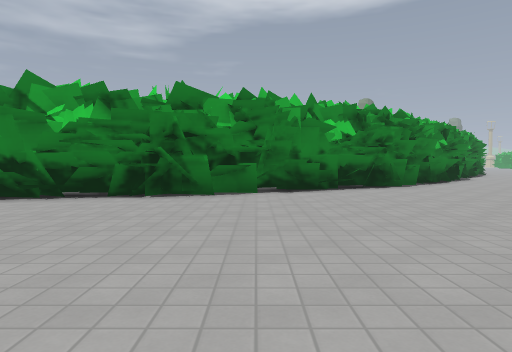
[1] (above)

24 first-person views from a walk through a level from a Godot 3-D game. The camera is 1.2 m above the floor, tilts 2° down and sees 75° across. The floor is counted in squares, 2 m on a side. Each view is taken from the middle of a square. On the plan, view 1 faces up. The plan holds only what a view shows up to about 10 squares ahead; the rest is blank. The place goes on beyond the plan. Characters and animated objects are not drawn. Some surface patterns are stand-ins.

[2]
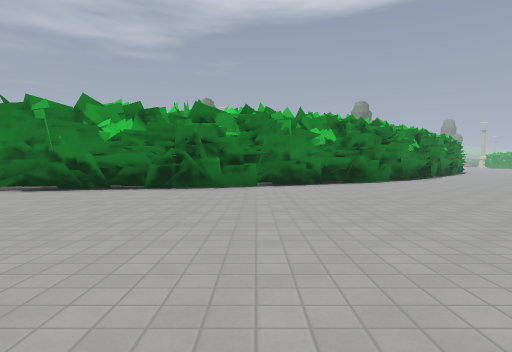

[3]
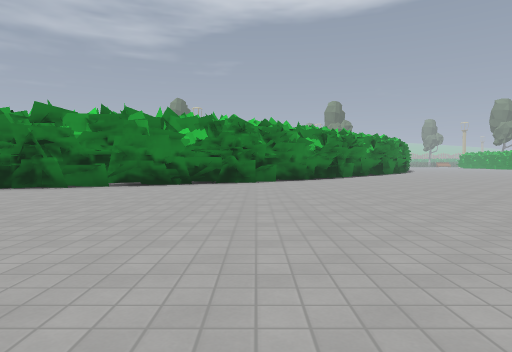

[4]
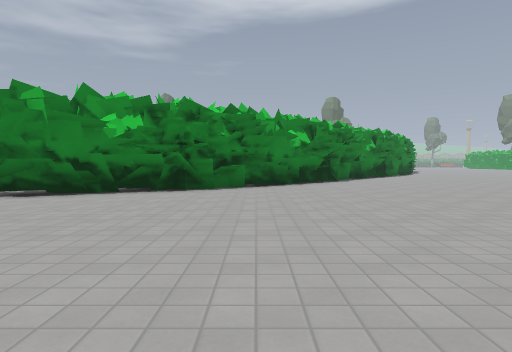

[5]
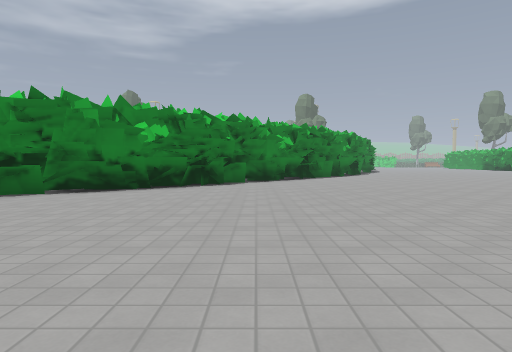

[6]
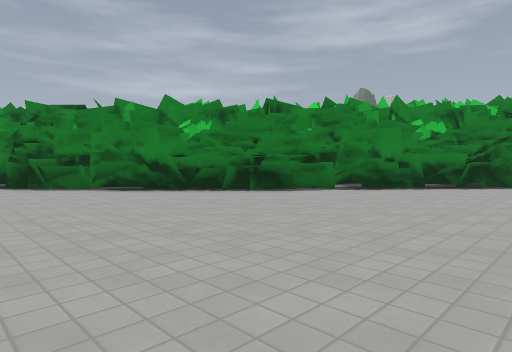

[7]
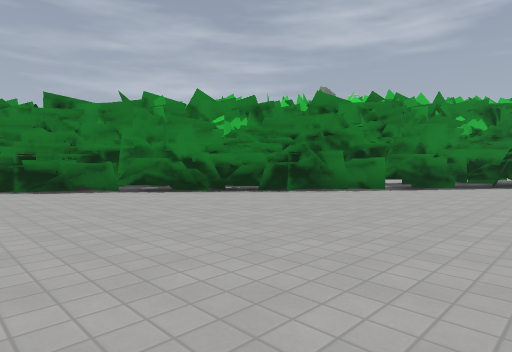

[8]
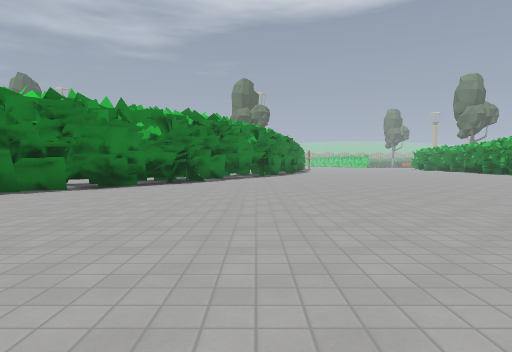

[9]
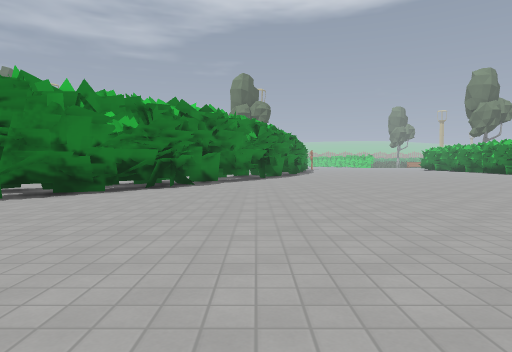

[10]
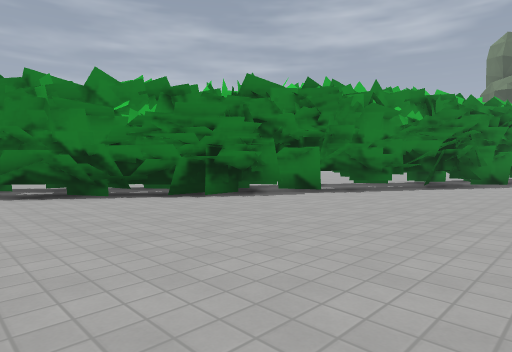

[11]
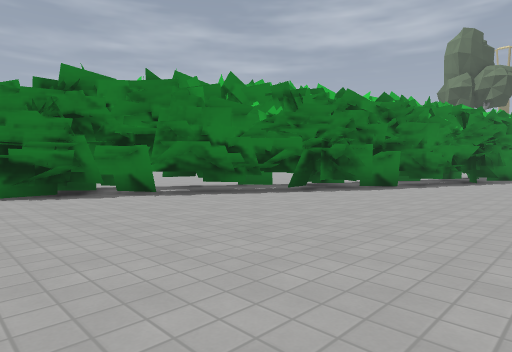

[12]
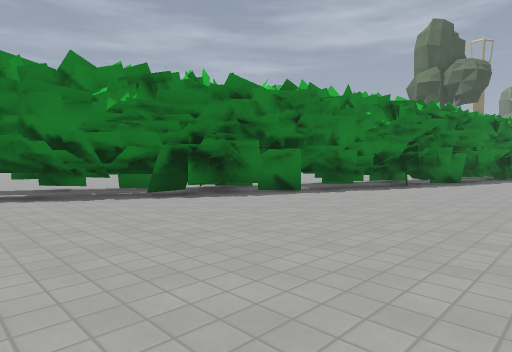

[13]
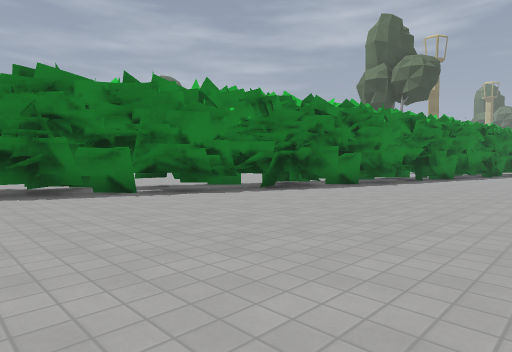

[14]
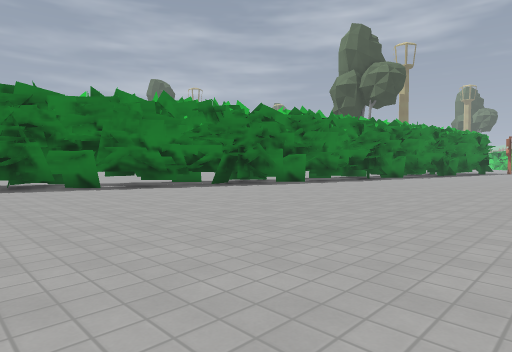

[15]
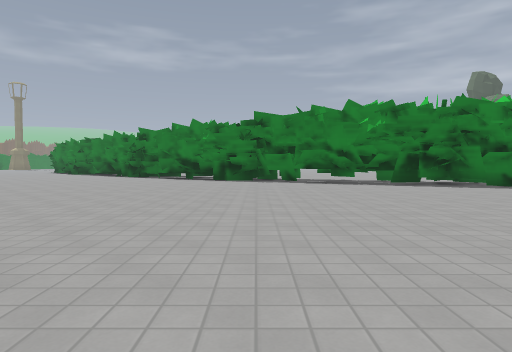

[16]
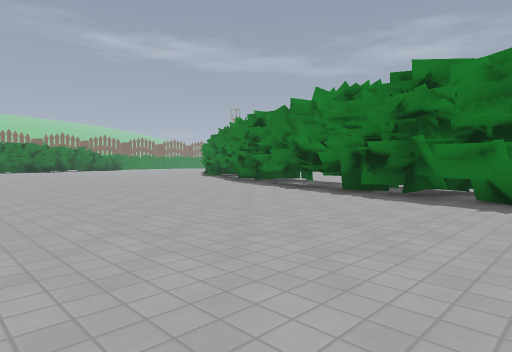

[17]
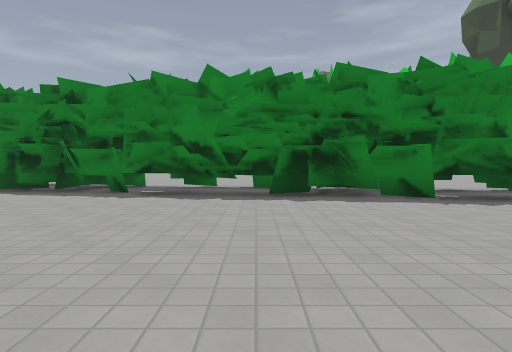

[18]
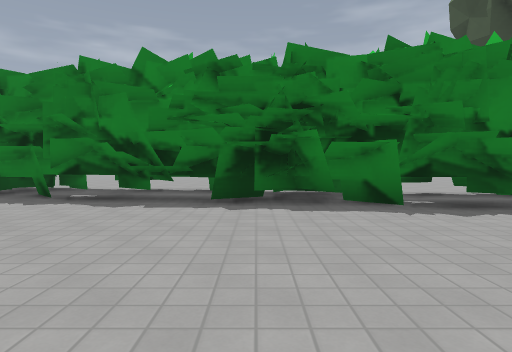

[19]
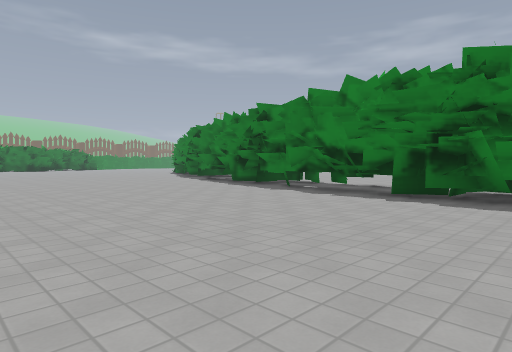

[20]
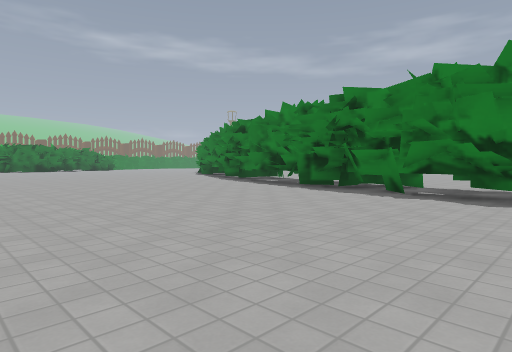

[21]
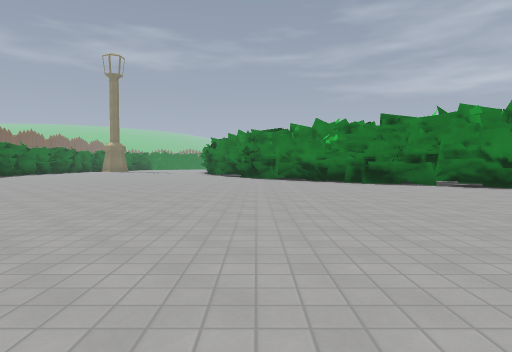

[22]
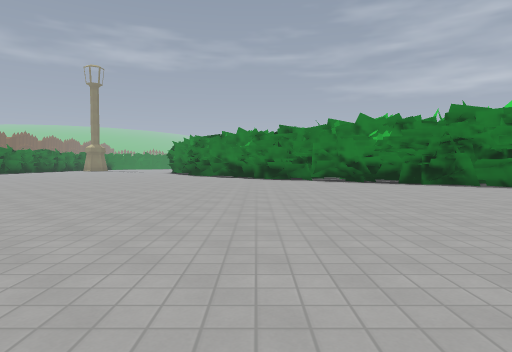

[23]
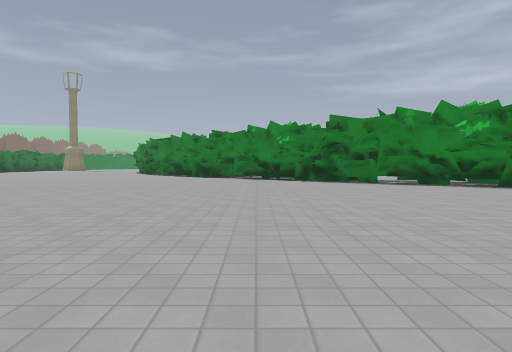

[24]
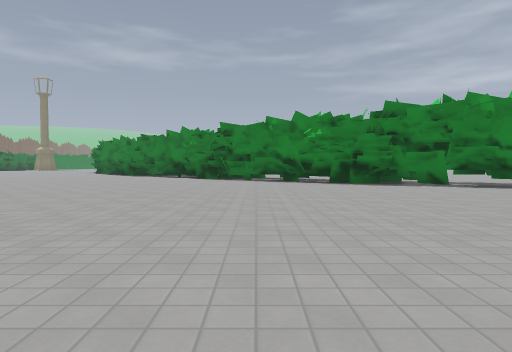

### Floor plan
Key: @ floor where view 1 was taken; # wall or solid block; . floor; T thing the floor can be seen under or through.
Columns run from 5 left of view 1 to 27 right of it. Each row starts with its distance up from view 1.
 45                       ..
 44                       ... T
 43                         T T..
 42                         TTT......
 41                         ###......
 40                         ###......
 39                       .####......
 38                      ..###.......
 37                      ..###.......
 36                      ..###.......
 35                      ..###.......
 34                        ###......
 33                       ###.......
 32                       ###.......
 31                       ###........
 30                     .###.........
 29                   ...###.........
 28                   ..TT##.........
 27                   ..TTT..........
 26                   .T TT.......
 25                   .TTT.........
 24                   ###...........
 23                    ##............
 22                    ##...........
 21                 ####...........
 20                 ###...........
 19                 ###............
 18                 ##............
 17                ##............
 16               ##............
 15              ##..............
 14              #..............
 13             ##.............
 12            ##..............
 11           ##..............
 10          ##..............
  9        ###..............
  8      ###...............
  7   ####................
  6 ####.................
  5 ...................
  4 ..................
  3  ...............
  2   .............
  1   ...........
  0    ..@......
 -1     ... ...
 -2      .   .

Where each view was taken, in squares from view 1:
view 1: 0 up, 0 right, facing up
view 2: 2 down, 0 right, facing up
view 3: 2 down, 4 right, facing up
view 4: 1 up, 5 right, facing up
view 5: 3 up, 9 right, facing up
view 6: 7 up, 13 right, facing up-left
view 7: 11 up, 16 right, facing up-left
view 8: 11 up, 17 right, facing up
view 9: 13 up, 17 right, facing up
view 10: 18 up, 20 right, facing up-left
view 11: 21 up, 22 right, facing up-left
view 12: 24 up, 23 right, facing up-left
view 13: 27 up, 25 right, facing up-left
view 14: 27 up, 27 right, facing up-left
view 15: 23 up, 27 right, facing left
view 16: 37 up, 26 right, facing down-left
view 17: 39 up, 27 right, facing left
view 18: 40 up, 26 right, facing left
view 19: 42 up, 27 right, facing down-left
view 20: 39 up, 27 right, facing down-left
view 21: 9 up, 18 right, facing left
view 22: 12 up, 21 right, facing left
view 23: 15 up, 23 right, facing left
view 24: 19 up, 25 right, facing left
